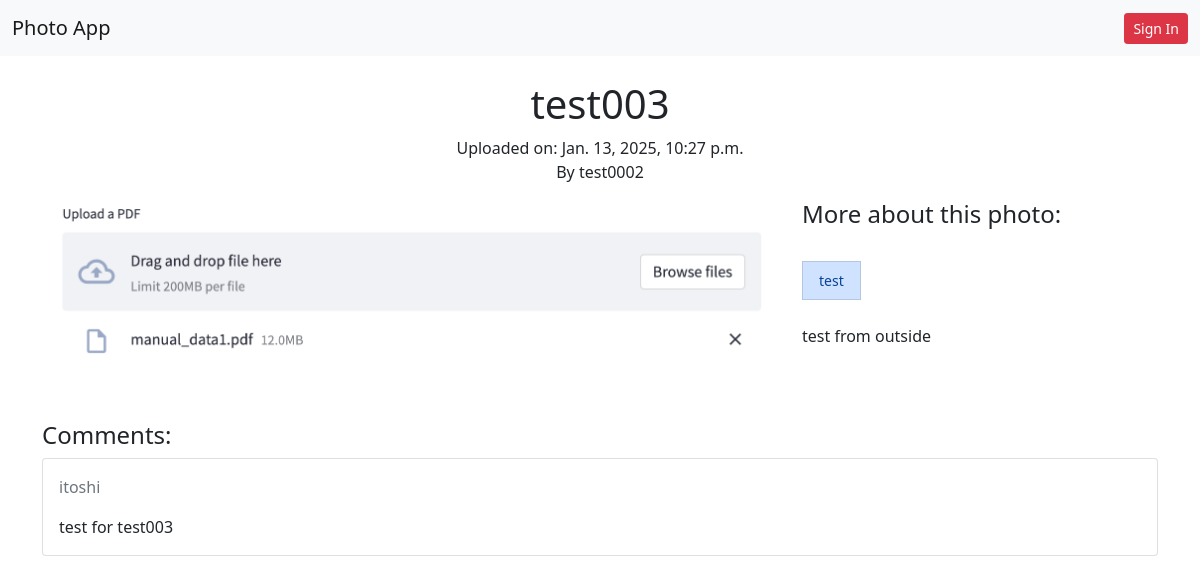
Screenshot of /photo/9/ with the database file from the repository.
### photoapp/models.py (models this page shows, shortened)
class Photo(models.Model):
    title = models.CharField(max_length=45)
    description = models.CharField(max_length=200)
    created = models.DateTimeField(auto_now_add=True)
    image = models.ImageField(upload_to='photos/')
    submitter = models.ForeignKey(get_user_model(), on_delete=models.CASCADE)
    tags = TaggableManager()

class Comment(models.Model):
    photo = models.ForeignKey(Photo, related_name='comments', on_delete=models.CASCADE)
    author = models.ForeignKey(get_user_model(), on_delete=models.CASCADE)
    text = models.TextField()
    created = models.DateTimeField(auto_now_add=True)

### photoapp/views.py (the view)
# urls.py: path('photo/<int:pk>/', views.PhotoDetailView.as_view(), name='detail'),
class PhotoDetailView(DetailView):
    model = Photo# Photo
    template_name = 'photoapp/detail.html'
    context_object_name = 'photo'

### photoapp/templates/photoapp/detail.html (shortened to what this page needs)
{% extends 'base.html' %}
{% load crispy_forms_tags %}
{% block body %}
<div class="mx-auto">
  <h1 class="text-center">{{ photo.title }}</h1>
  <p class="text-center fw-light">Uploaded on: {{ photo.created }} <br> By {{ photo.submitter.username }}</p>
</div>
<div class="row pb-5">
  <div class="col-md-8">
    <img src="{{ photo.image.url }}" alt="" width="100%" />
  </div>
  <div class="col-md-4">
    <h4>More about this photo:</h4>
    <ul class="list-group list-group-horizontal-lg list-unstyled py-4">
      {% for tag in photo.tags.all %}
        <li><a href="{% url 'photo:tag' tag.slug %}" class="btn btn-sm list-group-item list-group-item-primary">{{ tag.name }}</a></li>
      {% endfor %}
    </ul>
    <p>{{ photo.description }}</p>
  </div>
</div>
<div>
  <h4>
    Comments:
  </h4>
  {% if not photo.comments.all %}
    <p>No comments yet</p>
  {% else %}
    {% for comment in photo.comments.all %}
      <div class="card mb-2">
        <div class="card-body">
          <p class="card-text text-muted">{{ comment.author }}</p>
          <p class="card-text">{{ comment.text }}</p>
        </div>
      </div>
    {% endfor %}
  {% endif %}
</div>
{% endblock body %}

### rows the page displays
Photo: title "test003", created "Jan. 13, 2025, 10:27 p.m.", submitter.username "test0002", image (picture), description "test from outside"
Tag: name "test"
Comment: author "itoshi", text "test for test003"
